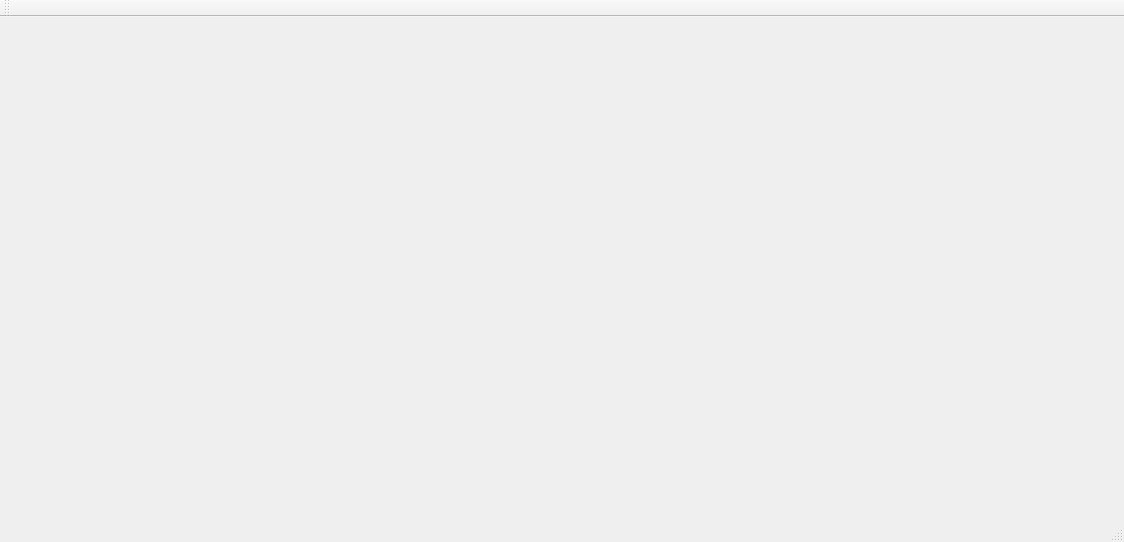
<?xml version="1.0" encoding="UTF-8"?>
<ui version="4.0">
 <class>TexasPokerNewClass</class>
 <widget class="QMainWindow" name="TexasPokerNewClass">
  <property name="geometry">
   <rect>
    <x>0</x>
    <y>0</y>
    <width>1124</width>
    <height>542</height>
   </rect>
  </property>
  <property name="windowTitle">
   <string>TexasPokerNew</string>
  </property>
  <widget class="QWidget" name="centralWidget"/>
  <widget class="QMenuBar" name="menuBar">
   <property name="geometry">
    <rect>
     <x>0</x>
     <y>0</y>
     <width>1124</width>
     <height>23</height>
    </rect>
   </property>
  </widget>
  <widget class="QToolBar" name="mainToolBar">
   <attribute name="toolBarArea">
    <enum>TopToolBarArea</enum>
   </attribute>
   <attribute name="toolBarBreak">
    <bool>false</bool>
   </attribute>
  </widget>
  <widget class="QStatusBar" name="statusBar"/>
 </widget>
 <layoutdefault spacing="6" margin="11"/>
 <resources>
  <include location="TexasPokerNew.qrc"/>
 </resources>
 <connections/>
</ui>
